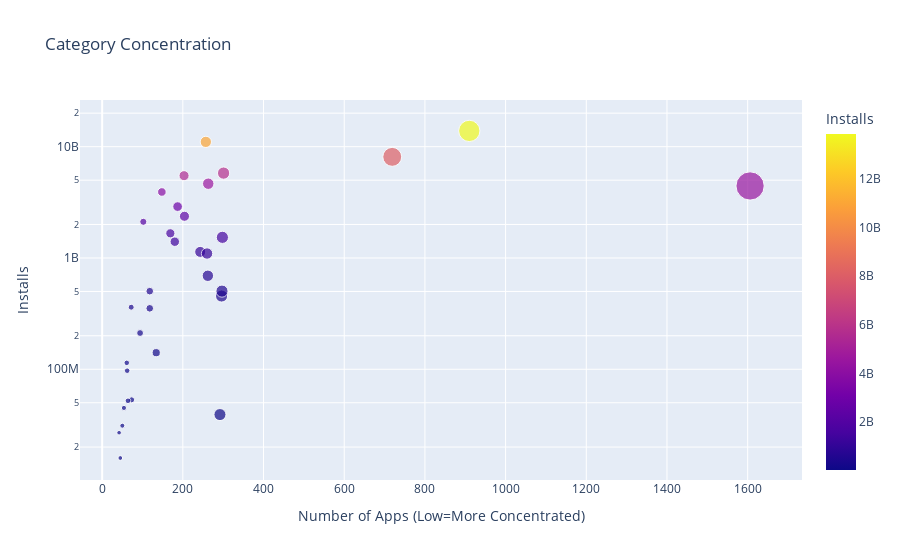

The cell this chart's notebook holds for it:
### Markdown cell above
### Category Concentration - Downloads vs. Competition

**Challenge**: 
* First, create a DataFrame that has the number of apps in one column and the number of installs in another:

<img src=https://imgur.com/uQRSlXi.png width="350">

* Then use the [plotly express examples from the documentation](https://plotly.com/python/line-and-scatter/) alongside the [.scatter() API reference](https://plotly.com/python-api-reference/generated/plotly.express.scatter.html)to create scatter plot that looks like this. 

<img src=https://imgur.com/cHsqh6a.png>

*Hint*: Use the size, hover_name and color parameters in .scatter(). To scale the yaxis, call .update_layout() and specify that the yaxis should be on a log-scale like so: yaxis=dict(type='log')

### Code cell
cat_number = df_apps_clean.groupby("Category").agg({'App': pd.Series.count})
cat_merged_df = pd.merge(cat_number, category_installs, on="Category", how="inner")
print(f'The dimensions of the DataFrame are: {cat_merged_df.shape}')
cat_merged_df.sort_values('Installs', ascending=False)

scatter = px.scatter(cat_merged_df,
                    x = 'App',
                    y = 'Installs',
                    title='Category Concentration',
                    size='App',
                    hover_name=cat_merged_df.index,
                    color='Installs')
scatter.update_layout(xaxis_title="Number of Apps (Low=More Concentrated)",
                     yaxis_title = 'Installs',
                     yaxis=dict(type='log')
                     )
scatter.show()

### Figure 1 — Plotly figure (JSON) as saved in the notebook; plotly's stock layout.template omitted (floating-point values rounded to 4 significant figures)
{"data": [{"hovertemplate": "<b>%{hovertext}</b><br><br>App=%{marker.size}<br>Installs=%{marker.color}<extra></extra>", "hovertext": ["ART_AND_DESIGN", "AUTO_AND_VEHICLES", "BEAUTY", "BOOKS_AND_REFERENCE", "BUSINESS", "COMICS", "COMMUNICATION", "DATING", "EDUCATION", "ENTERTAINMENT", "EVENTS", "FAMILY", "FINANCE", "FOOD_AND_DRINK", "GAME", "HEALTH_AND_FITNESS", "HOUSE_AND_HOME", "LIBRARIES_AND_DEMO", "LIFESTYLE", "MAPS_AND_NAVIGATION", "MEDICAL", "NEWS_AND_MAGAZINES", "PARENTING", "PERSONALIZATION", "PHOTOGRAPHY", "PRODUCTIVITY", "SHOPPING", "SOCIAL", "SPORTS", "TOOLS", "TRAVEL_AND_LOCAL", "VIDEO_PLAYERS", "WEATHER"], "legendgroup": "", "marker": {"color": [114233100, 53129800, 26916200, 1665791655, 692018120, 44931100, 11039241530, 140912410, 352852000, 2113660000, 15949410, 4437554490, 455249400, 211677750, 13858762717, 1134006220, 97082000, 52083000, 503611120, 503267560, 39162676, 2369110650, 31116110, 1532352930, 4649143130, 5788070180, 1400331540, 5487841475, 1096431465, 8099724500, 2894859300, 3916897200, 361096500], "coloraxis": "coloraxis", "size": [61, 73, 42, 169, 262, 54, 257, 134, 118, 102, 45, 1606, 296, 94, 910, 243, 62, 64, 297, 118, 292, 204, 50, 298, 263, 301, 180, 203, 260, 719, 187, 148, 72], "sizemode": "area", "sizeref": 4.015, "symbol": "circle"}, "mode": "markers", "name": "", "orientation": "v", "showlegend": false, "type": "scatter", "x": [61, 73, 42, 169, 262, 54, 257, 134, 118, 102, 45, 1606, 296, 94, 910, 243, 62, 64, 297, 118, 292, 204, 50, 298, 263, 301, 180, 203, 260, 719, 187, 148, 72], "xaxis": "x", "y": [114233100, 53129800, 26916200, 1665791655, 692018120, 44931100, 11039241530, 140912410, 352852000, 2113660000, 15949410, 4437554490, 455249400, 211677750, 13858762717, 1134006220, 97082000, 52083000, 503611120, 503267560, 39162676, 2369110650, 31116110, 1532352930, 4649143130, 5788070180, 1400331540, 5487841475, 1096431465, 8099724500, 2894859300, 3916897200, 361096500], "yaxis": "y"}], "layout": {"autosize": true, "coloraxis": {"colorbar": {"title": {"text": "Installs"}}, "colorscale": [[0, "#0d0887"], [0.1111, "#46039f"], [0.2222, "#7201a8"], [0.3333, "#9c179e"], [0.4444, "#bd3786"], [0.5556, "#d8576b"], [0.6667, "#ed7953"], [0.7778, "#fb9f3a"], [0.8889, "#fdca26"], [1, "#f0f921"]]}, "legend": {"itemsizing": "constant", "tracegroupgap": 0}, "title": {"text": "Category Concentration"}, "xaxis": {"anchor": "y", "autorange": true, "domain": [0, 1], "range": [-56.53, 1741.0], "title": {"text": "Number of Apps (Low=More Concentrated)"}, "type": "linear"}, "yaxis": {"anchor": "x", "autorange": true, "domain": [0, 1], "range": [6.963, 10.56], "title": {"text": "Installs"}, "type": "log"}}}
